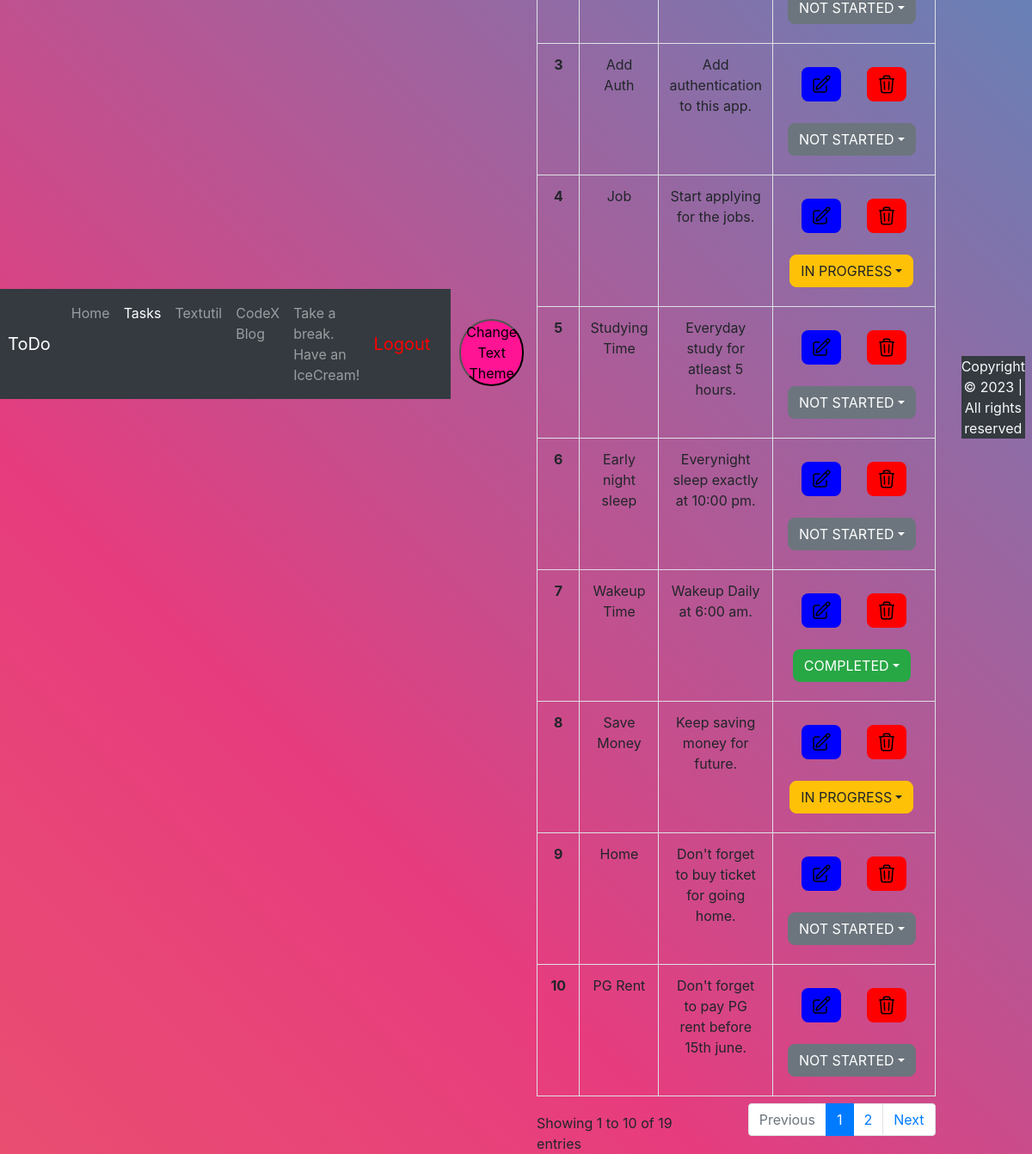
The page /home/tasks (signed in) on the database its author committed.
### home/models.py (models this page shows, shortened)
class Task(models.Model):
    taskId = models.AutoField(primary_key=True)
    taskTitle = models.CharField(max_length=30, blank=True, null=True)
    taskDesc = models.TextField(blank=True, null=True)
    time = models.DateTimeField(auto_now_add=True)
    taskStatus = models.IntegerField(default=0)
    userName = models.CharField(max_length=100)
    eMail = models.EmailField(max_length=100)

### home/views.py (the view, shortened to what this page needs)
# urls.py: path('home/tasks', views.tasks, name='tasks'),
def tasks(request):
    if request.user.is_authenticated:
        context = {'deleted_success':False, 'updated_success':False}
        if request.method == "POST":
            deleteId = request.POST.get('deleteTaskId')
            updateId = request.POST.get('updateTask')
            if deleteId:
                Task.objects.filter(taskId=deleteId).delete()
                context['deleted_success']=True
            if updateId:
                newTitle = request.POST.get('newTitle')
                newDesc = request.POST.get('newDesc')
                context['updated_success']=True
                if not newTitle and not newDesc:
                    Task.objects.filter(taskId=updateId).update(taskTitle=None, taskDesc=None)
                elif newTitle and not newDesc:
                    Task.objects.filter(taskId=updateId).update(taskTitle=newTitle, taskDesc=None)
                elif not newTitle and newDesc:
                    Task.objects.filter(taskId=updateId).update(taskTitle=None, taskDesc=newDesc)
                else:
                    Task.objects.filter(taskId=updateId).update(taskTitle=newTitle, taskDesc=newDesc)
        else:
            print("hello1", request.GET.get('Id'))
        allTasks = Task.objects.filter(userName__exact=str(request.user))
        context['tasks']=allTasks
        return render(request, 'tasks.html', context)
    else:
        return HttpResponse('404 - Not Found')

### templates/tasks.html (shortened to what this page needs)
<!doctype html>
<html lang="en">
<head>
  <link rel="stylesheet" href="https://cdn.jsdelivr.net/npm/bootstrap@4.1.3/dist/css/bootstrap.min.css"
>
  <link rel="stylesheet" href="https://cdn.datatables.net/1.13.4/css/dataTables.bootstrap4.min.css">
</head>
<body>
  <nav class="navbar navbar-expand-lg navbar-dark bg-dark">
    <a class="navbar-brand" href="/home">ToDo</a>
    <div class="collapse navbar-collapse" id="navbarSupportedContent">
      <ul class="navbar-nav mr-auto">
        <li class="nav-item">
          <a class="nav-link" href="/home">Home <span class="sr-only">(current)</span></a>
        </li>
        <li class="nav-item active">
          <a class="nav-link" href="/home/tasks">Tasks</a>
        </li>
        <li class="nav-item">
          <a class="nav-link" href="/home/textutil">Textutil</a>
        </li>
        <li class="nav-item">
          <a class="nav-link" href="/home/CodeX">CodeX Blog</a>
        </li>
        <li class="nav-item">
          <a class="nav-link" href="/home/IcecreamHome">Take a break. Have an IceCream!</a>
        </li>
      </ul>
      <ul class="navbar-nav ml-auto">
        <li class="nav-item">
          <a class="nav-link" style="color: red !important; font-size: 20px;" href="/logout">Logout</a>
        </li>
      </ul>
    </div>
  </nav>
  <button id="themeButton"
    style="margin-top: 20px; margin-left: 10px; border-radius: 50px; background-color: #FF1493;">Change Text
    Theme</button>
  <div class="container my-3">
    <table class="table table-bordered" id="table" style="text-align: center;">
      <tbody>
        {% for task in tasks %}
        <tr>
          <th scope="row">{{forloop.counter}}</th>
          <td>{{ task.taskTitle }}</td>
          <td>{{ task.taskDesc }}</td>
          <td class="task-cell">
            <div style='display: flex; gap: 10px; justify-content: center;'>
              <form action="/home/tasks/UpdateTask" method="POST">
                <button class="btn"
                  style="background-color: blue; font-size: 10px; padding: 2px 5px; border-radius: 8px;" type="submit">
                </button>
              </form>
              <form action="/home/tasks" method="POST">
                <button class="btn _delete_1cu1f_81" type="submit"
                  style="background-color: red; font-size: 10px; padding: 2px 5px; border-radius: 8px;">
                </button>
              </form>
            </div>
            {% if task.taskStatus == 0 %}
            <div class="btn-group">
              <button type="button" class="btn btn-secondary dropdown-toggle" data-toggle="dropdown"
                aria-haspopup="true" style="border-radius: 8px;" aria-expanded="false">NOT STARTED</button>
            </div>
            {% elif task.taskStatus == 1 %}
            <div class="btn-group">
              <button type="button" class="btn btn-warning dropdown-toggle" data-toggle="dropdown"
                style="border-radius: 8px;" aria-haspopup="true" aria-expanded="false">IN PROGRESS</button>
            </div>
            {% else %}
            <div class="btn-group">
              <button type="button" class="btn btn-success dropdown-toggle" data-toggle="dropdown"
                style="border-radius: 8px;" aria-haspopup="true" aria-expanded="false">COMPLETED</button>
            </div>
            {% endif %}
          </td>
        </tr>
        {% endfor %}
      </tbody>
    </table>
  </div>
  <footer class="container py-4" style="display: flex; justify-content: center; margin-top: 140px;">
    <p class="text-center bg-dark text-light">
      Copyright &copy; 2023 | All rights reserved
    </p>
  </footer>
</body>
</html>

### templates/tasks.html (style rules this page uses)
.task-cell * { margin: 5px; }

### rows shown on the page
Task: taskTitle "Add Auth", taskDesc "Add authentication to this app."
Task: taskTitle "Job", taskDesc "Start applying for the jobs."
Task: taskTitle "Studying Time", taskDesc "Everyday study for atleast 5 hours."
Task: taskTitle "Early night sleep", taskDesc "Everynight sleep exactly at 10:00 pm."
Task: taskTitle "Wakeup Time", taskDesc "Wakeup Daily at 6:00 am."
Task: taskTitle "Save Money", taskDesc "Keep saving money for future."
Task: taskTitle "Home", taskDesc "Don't forget to buy ticket for going home."
Task: taskTitle "PG Rent", taskDesc "Don't forget to pay PG rent before 15th june."
